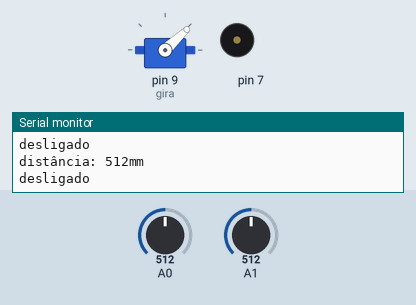
Bench run of a sketch on a simulated Arduino Uno, built with avr-gcc and run on an emulated ATmega328P. Parts: servo, buzzer (waves = sounding), the last lines printed to the serial monitor. The test bench sets the inputs (shaded band); at power-on: A0 = 512, A1 = 512.

Above: at 3.8 s.
3.9 s: A0 set to 43
At 4.15 s:
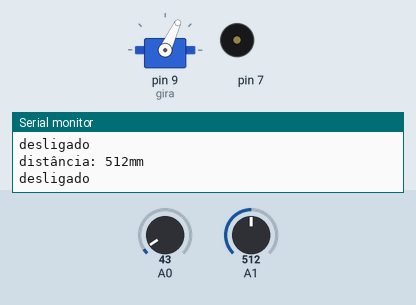
11.8 s: A0 set to 38
At 12.53 s:
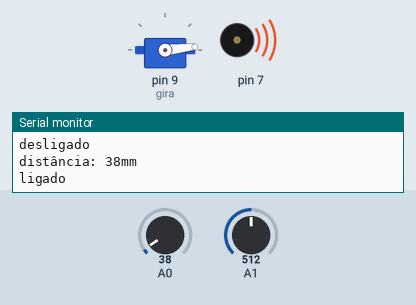
At 13.14 s:
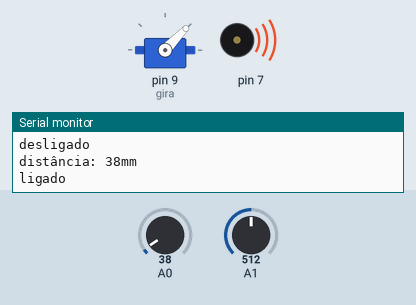
Timing chart, 0 to 21.8 s (numbered marks = the images above; inputs shaded):
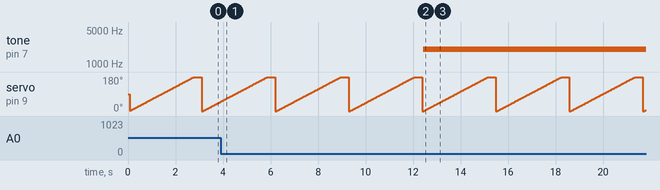

The sketch:

servo-sensorv2.ino
```cpp
#include <Servo.h>

Servo gira;
int giro = 0;
unsigned int sonar;
unsigned int sonar2;
void setup() {

  Serial.begin(9600);
  pinMode(7, OUTPUT);

  gira.attach(9);
}

void loop() {

  //Sensor de Ultrassom

  sonar = analogRead(A0);

  sonar2 = analogRead(A1);
  // sonar *= 3;
  Serial.print("distância: "); Serial.print(sonar, DEC); Serial.println("mm");
  delay(50);

  if (sonar > 40) {
    noTone(7);
    digitalWrite(7, HIGH);
    Serial.println("desligado");
  } else {
    tone(7, 2000);
    digitalWrite(7, LOW);
    Serial.println("ligado");
  }
  if(sonar2 > 40){
    digitalWrite(7, HIGH);
  } else {
    digitalWrite(7, LOW);
  }

    //Servomotor

    for(giro = 0; giro <= 200; giro++){
      gira.write(giro);
      delay(15);

   // Serial.println(giro);
    }

    for(giro = 200; giro >= 0; giro--){
      gira.write(giro);
      //Serial.println(giro);
    }

}
```

Measured:
- the behaviour switches between 41 and 40 on A0 (found by bisection; images 1 and 2)
- after the input at 11.8 s, tone on pin 7: silent → 2000 Hz after 0.63 s
- by itself, servo on pin 9 (gira): ramps from 0° to 180° and jumps back, once every 3.1 s
